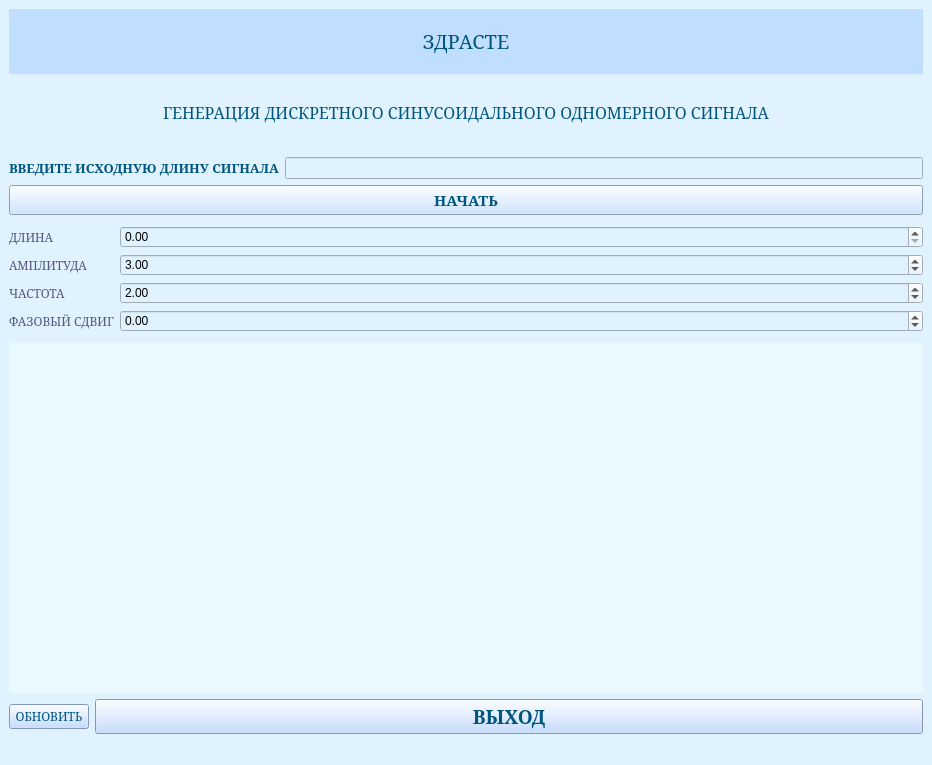
<?xml version="1.0" encoding="UTF-8"?>
<ui version="4.0">
 <class>SINSIGNAL</class>
 <widget class="QMainWindow" name="SINSIGNAL">
  <property name="geometry">
   <rect>
    <x>0</x>
    <y>0</y>
    <width>932</width>
    <height>765</height>
   </rect>
  </property>
  <property name="focusPolicy">
   <enum>Qt::WheelFocus</enum>
  </property>
  <property name="windowTitle">
   <string>ГЕНЕРАЦИЯ_СИГНАЛА</string>
  </property>
  <property name="windowIcon">
   <iconset resource="img.qrc">
    <normaloff>:/new/icon/F028.ico</normaloff>:/new/icon/F028.ico</iconset>
  </property>
  <property name="styleSheet">
   <string notr="true">background-color: rgb(225, 242, 255);</string>
  </property>
  <widget class="QWidget" name="centralwidget">
   <layout class="QVBoxLayout" name="verticalLayout">
    <item>
     <widget class="QLabel" name="zag0">
      <property name="font">
       <font>
        <family>MS Serif</family>
        <pointsize>15</pointsize>
       </font>
      </property>
      <property name="styleSheet">
       <string notr="true">color: rgb(0, 85, 127);
background-color: rgb(192, 222, 255);</string>
      </property>
      <property name="text">
       <string>&lt;html&gt;&lt;head/&gt;&lt;body&gt;&lt;p align=&quot;center&quot;&gt;ЗДРАСТЕ&lt;/p&gt;&lt;/body&gt;&lt;/html&gt;</string>
      </property>
     </widget>
    </item>
    <item>
     <widget class="QLabel" name="zag1">
      <property name="font">
       <font>
        <family>MS Serif</family>
        <pointsize>12</pointsize>
       </font>
      </property>
      <property name="styleSheet">
       <string notr="true">color: rgb(0, 85, 127);</string>
      </property>
      <property name="text">
       <string>&lt;html&gt;&lt;head/&gt;&lt;body&gt;&lt;p align=&quot;center&quot;&gt;ГЕНЕРАЦИЯ ДИСКРЕТНОГО СИНУСОИДАЛЬНОГО ОДНОМЕРНОГО СИГНАЛА&lt;/p&gt;&lt;/body&gt;&lt;/html&gt;</string>
      </property>
     </widget>
    </item>
    <item>
     <spacer name="verticalSpacer_2">
      <property name="orientation">
       <enum>Qt::Vertical</enum>
      </property>
      <property name="sizeType">
       <enum>QSizePolicy::Fixed</enum>
      </property>
      <property name="sizeHint" stdset="0">
       <size>
        <width>20</width>
        <height>6</height>
       </size>
      </property>
     </spacer>
    </item>
    <item>
     <layout class="QHBoxLayout" name="horizontalLayout_2">
      <item>
       <widget class="QLabel" name="label">
        <property name="sizePolicy">
         <sizepolicy hsizetype="Preferred" vsizetype="Ignored">
          <horstretch>0</horstretch>
          <verstretch>0</verstretch>
         </sizepolicy>
        </property>
        <property name="font">
         <font>
          <family>MS Serif</family>
          <pointsize>10</pointsize>
         </font>
        </property>
        <property name="text">
         <string>&lt;html&gt;&lt;head/&gt;&lt;body&gt;&lt;p&gt;&lt;span style=&quot; font-weight:600; color:#00557f;&quot;&gt;ВВЕДИТЕ ИСХОДНУЮ ДЛИНУ СИГНАЛА&lt;/span&gt;&lt;/p&gt;&lt;/body&gt;&lt;/html&gt;</string>
        </property>
       </widget>
      </item>
      <item>
       <widget class="QLineEdit" name="lineEdit"/>
      </item>
     </layout>
    </item>
    <item>
     <widget class="QPushButton" name="pushButton">
      <property name="font">
       <font>
        <family>MS Serif</family>
        <pointsize>11</pointsize>
        <weight>75</weight>
        <bold>true</bold>
       </font>
      </property>
      <property name="styleSheet">
       <string notr="true">color: rgb(0, 85, 127);
background-color: rgb(192, 222, 255);</string>
      </property>
      <property name="text">
       <string>НАЧАТЬ</string>
      </property>
     </widget>
    </item>
    <item>
     <spacer name="verticalSpacer_4">
      <property name="orientation">
       <enum>Qt::Vertical</enum>
      </property>
      <property name="sizeType">
       <enum>QSizePolicy::Fixed</enum>
      </property>
      <property name="sizeHint" stdset="0">
       <size>
        <width>20</width>
        <height>5</height>
       </size>
      </property>
     </spacer>
    </item>
    <item>
     <layout class="QFormLayout" name="formLayout">
      <item row="0" column="0">
       <widget class="QLabel" name="label_2">
        <property name="font">
         <font>
          <family>MS Serif</family>
          <pointsize>9</pointsize>
         </font>
        </property>
        <property name="styleSheet">
         <string notr="true">color: rgb(85, 85, 127);</string>
        </property>
        <property name="text">
         <string>ДЛИНА </string>
        </property>
       </widget>
      </item>
      <item row="1" column="0">
       <widget class="QLabel" name="ch">
        <property name="font">
         <font>
          <family>MS Serif</family>
          <pointsize>9</pointsize>
         </font>
        </property>
        <property name="styleSheet">
         <string notr="true">color: rgb(85, 85, 127);</string>
        </property>
        <property name="text">
         <string>АМПЛИТУДА</string>
        </property>
       </widget>
      </item>
      <item row="1" column="1">
       <widget class="QDoubleSpinBox" name="doubleSpinBox">
        <property name="styleSheet">
         <string notr="true">color: rgb(0, 0, 0);</string>
        </property>
        <property name="minimum">
         <double>-50.000000000000000</double>
        </property>
        <property name="maximum">
         <double>50.000000000000000</double>
        </property>
        <property name="singleStep">
         <double>0.500000000000000</double>
        </property>
        <property name="value">
         <double>3.000000000000000</double>
        </property>
       </widget>
      </item>
      <item row="2" column="0">
       <widget class="QLabel" name="amp">
        <property name="font">
         <font>
          <family>MS Serif</family>
          <pointsize>9</pointsize>
         </font>
        </property>
        <property name="styleSheet">
         <string notr="true">color: rgb(85, 85, 127);</string>
        </property>
        <property name="text">
         <string>ЧАСТОТА</string>
        </property>
       </widget>
      </item>
      <item row="2" column="1">
       <widget class="QDoubleSpinBox" name="doubleSpinBox_2">
        <property name="styleSheet">
         <string notr="true">color: rgb(0, 0, 0);</string>
        </property>
        <property name="singleStep">
         <double>0.500000000000000</double>
        </property>
        <property name="value">
         <double>2.000000000000000</double>
        </property>
       </widget>
      </item>
      <item row="3" column="0">
       <widget class="QLabel" name="rsdvig">
        <property name="font">
         <font>
          <family>MS Serif</family>
          <pointsize>9</pointsize>
         </font>
        </property>
        <property name="styleSheet">
         <string notr="true">color: rgb(85, 85, 127);</string>
        </property>
        <property name="text">
         <string>ФАЗОВЫЙ СДВИГ</string>
        </property>
       </widget>
      </item>
      <item row="3" column="1">
       <widget class="QDoubleSpinBox" name="doubleSpinBox_3">
        <property name="styleSheet">
         <string notr="true">color: rgb(0, 0, 0);</string>
        </property>
        <property name="minimum">
         <double>-5.000000000000000</double>
        </property>
        <property name="singleStep">
         <double>0.500000000000000</double>
        </property>
        <property name="stepType">
         <enum>QAbstractSpinBox::DefaultStepType</enum>
        </property>
       </widget>
      </item>
      <item row="0" column="1">
       <widget class="QDoubleSpinBox" name="doubleSpinBox_4">
        <property name="styleSheet">
         <string notr="true">color: rgb(0, 0, 0);</string>
        </property>
        <property name="singleStep">
         <double>0.500000000000000</double>
        </property>
       </widget>
      </item>
     </layout>
    </item>
    <item>
     <spacer name="verticalSpacer_3">
      <property name="orientation">
       <enum>Qt::Vertical</enum>
      </property>
      <property name="sizeType">
       <enum>QSizePolicy::Fixed</enum>
      </property>
      <property name="sizeHint" stdset="0">
       <size>
        <width>20</width>
        <height>5</height>
       </size>
      </property>
     </spacer>
    </item>
    <item>
     <widget class="QCustomPlot" name="widget" native="true">
      <property name="minimumSize">
       <size>
        <width>0</width>
        <height>350</height>
       </size>
      </property>
      <property name="styleSheet">
       <string notr="true">background-color: rgb(234, 248, 255);</string>
      </property>
     </widget>
    </item>
    <item>
     <layout class="QHBoxLayout" name="horizontalLayout_3">
      <item>
       <widget class="QPushButton" name="obnv">
        <property name="sizePolicy">
         <sizepolicy hsizetype="Maximum" vsizetype="Maximum">
          <horstretch>0</horstretch>
          <verstretch>0</verstretch>
         </sizepolicy>
        </property>
        <property name="font">
         <font>
          <family>MS Serif</family>
          <pointsize>9</pointsize>
         </font>
        </property>
        <property name="styleSheet">
         <string notr="true">color: rgb(0, 85, 127);
background-color: rgb(183, 211, 255);</string>
        </property>
        <property name="text">
         <string>ОБНОВИТЬ</string>
        </property>
        <property name="icon">
         <iconset>
          <normaloff>F095.ico</normaloff>F095.ico</iconset>
        </property>
       </widget>
      </item>
      <item>
       <widget class="QPushButton" name="vihod">
        <property name="sizePolicy">
         <sizepolicy hsizetype="Minimum" vsizetype="Fixed">
          <horstretch>0</horstretch>
          <verstretch>0</verstretch>
         </sizepolicy>
        </property>
        <property name="font">
         <font>
          <family>MS Serif</family>
          <pointsize>14</pointsize>
          <weight>75</weight>
          <bold>true</bold>
         </font>
        </property>
        <property name="styleSheet">
         <string notr="true">color: rgb(0, 85, 127);
background-color: rgb(183, 211, 255);</string>
        </property>
        <property name="text">
         <string>ВЫХОД</string>
        </property>
       </widget>
      </item>
     </layout>
    </item>
   </layout>
  </widget>
  <widget class="QMenuBar" name="menubar">
   <property name="geometry">
    <rect>
     <x>0</x>
     <y>0</y>
     <width>932</width>
     <height>25</height>
    </rect>
   </property>
  </widget>
  <widget class="QStatusBar" name="statusbar"/>
 </widget>
 <customwidgets>
  <customwidget>
   <class>QCustomPlot</class>
   <extends>QWidget</extends>
   <header>qcustomplot.h</header>
   <container>1</container>
  </customwidget>
 </customwidgets>
 <resources>
  <include location="img.qrc"/>
 </resources>
 <connections/>
</ui>
